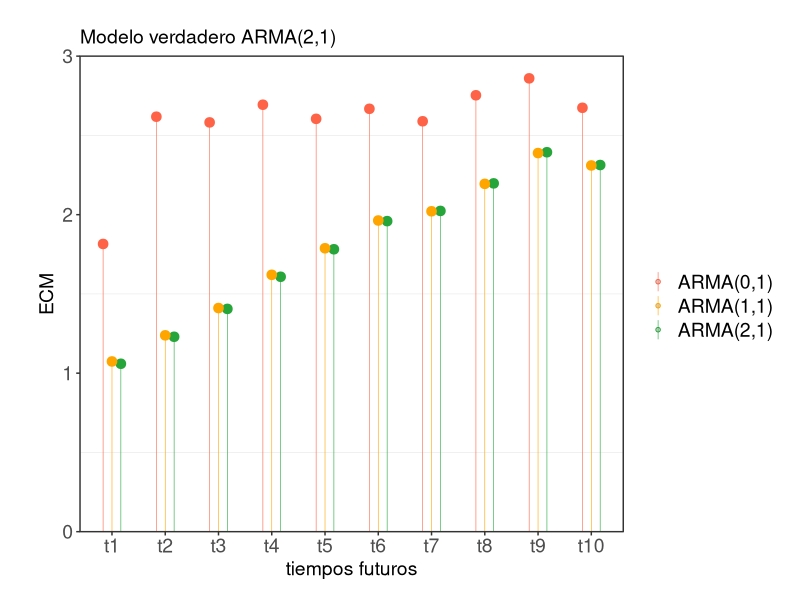

Source code (R):

library(ggplot2)
library(tidyverse)
library(gridExtra)


ECM_pred_arma <- read.csv("data/ECM_pred_arma.csv",  header = TRUE)

ECM_pred_arma$tiempos <- factor(ECM_pred_arma$tiempos, levels = c(paste0("t", 1:9), "t10"))

leyenda_3 <- c("ARMA(0,1)", "ARMA(1,1)","ARMA(2,1)")
colores <- c("tomato", "orange","#26A63A" )
tamanio_letras <- 14 
espaciado <- 0.5

ECM_pred_arma %>% 
  ggplot(aes(x = tiempos, y = ECM , color = ID)) +
  geom_point(size = 2, shape = 21, fill = "lightgray", 
             position = position_dodge(width = espaciado)) +
  geom_linerange(aes(ymin = 0, ymax = ECM, color = ID), 
                 position = position_dodge(width = espaciado), size = 0.2) +
  scale_y_continuous(expand = expansion(0), limits = c(0, 3)) +
  scale_x_discrete(limits = c(paste0("t", 1:9), "t10")) +
  labs(x = "tiempos futuros", y = "ECM", color = "") + 
  ggtitle("", subtitle = "Modelo verdadero ARMA(2,1)") +
  theme_bw() +
  theme(
    legend.position = "right",
    panel.grid.major = element_blank(),
    axis.text = element_text(size = tamanio_letras),  
    axis.title = element_text(size = tamanio_letras), 
    legend.text = element_text(size = tamanio_letras),
    plot.margin = margin(0.1, 0.5, 0.5, 1, "cm"),
    plot.subtitle = element_text(size = tamanio_letras)
  ) +
  guides(color = guide_legend(override.aes = list(size = 1.2))) +
  geom_point(size = 2, shape = 21, position = position_dodge(width = espaciado), 
             aes(y = ECM, color = ID, fill = ID), show.legend = FALSE, stroke = 1.2) +
  coord_cartesian(clip = "off") +
  scale_color_manual(values = colores, labels=leyenda_3) +
  scale_fill_manual(values = colores)
